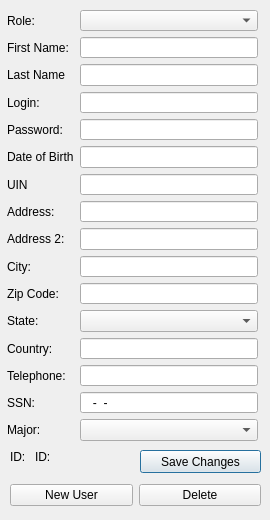
        <widget class="QWidget" name="tab_8">
         <attribute name="title">
          <string>Edit User</string>
         </attribute>
         <widget class="QWidget" name="formLayoutWidget">
          <property name="geometry">
           <rect>
            <x>7</x>
            <y>10</y>
            <width>251</width>
            <height>431</height>
           </rect>
          </property>
          <layout class="QFormLayout" name="formLayout">
           <property name="fieldGrowthPolicy">
            <enum>QFormLayout::AllNonFixedFieldsGrow</enum>
           </property>
           <item row="1" column="0">
            <widget class="QLabel" name="label_18">
             <property name="text">
              <string>Role:</string>
             </property>
            </widget>
           </item>
           <item row="1" column="1">
            <widget class="QComboBox" name="comboBox_adminRole"/>
           </item>
           <item row="2" column="0">
            <widget class="QLabel" name="label_3">
             <property name="text">
              <string>First Name:</string>
             </property>
            </widget>
           </item>
           <item row="2" column="1">
            <widget class="QLineEdit" name="lineEdit_adminFirstName"/>
           </item>
           <item row="3" column="0">
            <widget class="QLabel" name="label_17">
             <property name="text">
              <string>Last Name</string>
             </property>
            </widget>
           </item>
           <item row="3" column="1">
            <widget class="QLineEdit" name="lineEdit_adminLastName"/>
           </item>
           <item row="4" column="0">
            <widget class="QLabel" name="label_19">
             <property name="text">
              <string>Login:</string>
             </property>
            </widget>
           </item>
           <item row="4" column="1">
            <widget class="QLineEdit" name="lineEdit_adminLogin"/>
           </item>
           <item row="5" column="0">
            <widget class="QLabel" name="label_adminPassword">
             <property name="text">
              <string>Password:</string>
             </property>
            </widget>
           </item>
           <item row="5" column="1">
            <widget class="QLineEdit" name="lineEdit_adminPassword">
             <property name="echoMode">
              <enum>QLineEdit::Password</enum>
             </property>
            </widget>
           </item>
           <item row="6" column="0">
            <widget class="QLabel" name="label_4">
             <property name="text">
              <string>Date of Birth</string>
             </property>
            </widget>
           </item>
           <item row="6" column="1">
            <widget class="QLineEdit" name="lineEdit_adminDOB"/>
           </item>
           <item row="7" column="0">
            <widget class="QLabel" name="label_adminUIN">
             <property name="text">
              <string>UIN</string>
             </property>
            </widget>
           </item>
           <item row="7" column="1">
            <widget class="QLineEdit" name="lineEdit_adminUIN"/>
           </item>
           <item row="8" column="0">
            <widget class="QLabel" name="label_7">
             <property name="text">
              <string>Address:</string>
             </property>
            </widget>
           </item>
           <item row="8" column="1">
            <widget class="QLineEdit" name="lineEdit_adminAddress1"/>
           </item>
           <item row="9" column="0">
            <widget class="QLabel" name="label_5">
             <property name="text">
              <string>Address 2:</string>
             </property>
            </widget>
           </item>
           <item row="9" column="1">
            <widget class="QLineEdit" name="lineEdit_adminAddress2"/>
           </item>
           <item row="10" column="0">
            <widget class="QLabel" name="label_6">
             <property name="text">
              <string>City:</string>
             </property>
            </widget>
           </item>
           <item row="10" column="1">
            <widget class="QLineEdit" name="lineEdit_adminCity"/>
           </item>
           <item row="11" column="0">
            <widget class="QLabel" name="label_14">
             <property name="text">
              <string>Zip Code:</string>
             </property>
            </widget>
           </item>
           <item row="11" column="1">
            <widget class="QLineEdit" name="lineEdit_adminZIP"/>
           </item>
           <item row="12" column="0">
            <widget class="QLabel" name="label_9">
             <property name="text">
              <string>State:</string>
             </property>
            </widget>
           </item>
           <item row="12" column="1">
            <widget class="QComboBox" name="comboBox_adminState"/>
           </item>
           <item row="13" column="0">
            <widget class="QLabel" name="label_8">
             <property name="text">
              <string>Country:</string>
             </property>
            </widget>
           </item>
           <item row="13" column="1">
            <widget class="QLineEdit" name="lineEdit_adminCountry"/>
           </item>
           <item row="14" column="0">
            <widget class="QLabel" name="label_29">
             <property name="text">
              <string>Telephone:</string>
             </property>
            </widget>
           </item>
           <item row="14" column="1">
            <widget class="QLineEdit" name="lineEdit_adminTelephone"/>
           </item>
           <item row="15" column="0">
            <widget class="QLabel" name="label_adminSS">
             <property name="text">
              <string>SSN:</string>
             </property>
            </widget>
           </item>
           <item row="15" column="1">
            <widget class="QLineEdit" name="lineEdit_adminSS">
             <property name="inputMask">
              <string>999-99-9999; </string>
             </property>
            </widget>
           </item>
           <item row="16" column="0">
            <widget class="QLabel" name="label_adminMajor">
             <property name="text">
              <string>Major:</string>
             </property>
            </widget>
           </item>
           <item row="16" column="1">
            <widget class="QComboBox" name="comboBox_adminMajor"/>
           </item>
          </layout>
         </widget>
         <widget class="QWidget" name="gridLayoutWidget_3">
          <property name="geometry">
           <rect>
            <x>10</x>
            <y>480</y>
            <width>251</width>
            <height>31</height>
           </rect>
          </property>
          <layout class="QGridLayout" name="gridLayout_3">
           <item row="0" column="1">
            <widget class="QPushButton" name="pushButton_deleteUser">
             <property name="text">
              <string>Delete</string>
             </property>
            </widget>
           </item>
           <item row="0" column="0">
            <widget class="QPushButton" name="pushButton_adminNew">
             <property name="text">
              <string>New User</string>
             </property>
            </widget>
           </item>
          </layout>
         </widget>
         <widget class="QPushButton" name="pushButton_adminSave">
          <property name="geometry">
           <rect>
            <x>140</x>
            <y>450</y>
            <width>121</width>
            <height>23</height>
           </rect>
          </property>
          <property name="text">
           <string>Save Changes</string>
          </property>
          <property name="autoDefault">
           <bool>true</bool>
          </property>
          <property name="default">
           <bool>true</bool>
          </property>
         </widget>
         <widget class="QWidget" name="formLayoutWidget_3">
          <property name="geometry">
           <rect>
            <x>10</x>
            <y>450</y>
            <width>71</width>
            <height>16</height>
           </rect>
          </property>
          <layout class="QFormLayout" name="formLayout_8">
           <item row="0" column="0">
            <widget class="QLabel" name="label_adminID_2">
             <property name="text">
              <string>ID: </string>
             </property>
            </widget>
           </item>
           <item row="0" column="1">
            <widget class="QLabel" name="label_adminID">
             <property name="text">
              <string>ID: </string>
             </property>
            </widget>
           </item>
          </layout>
         </widget>
        </widget>
